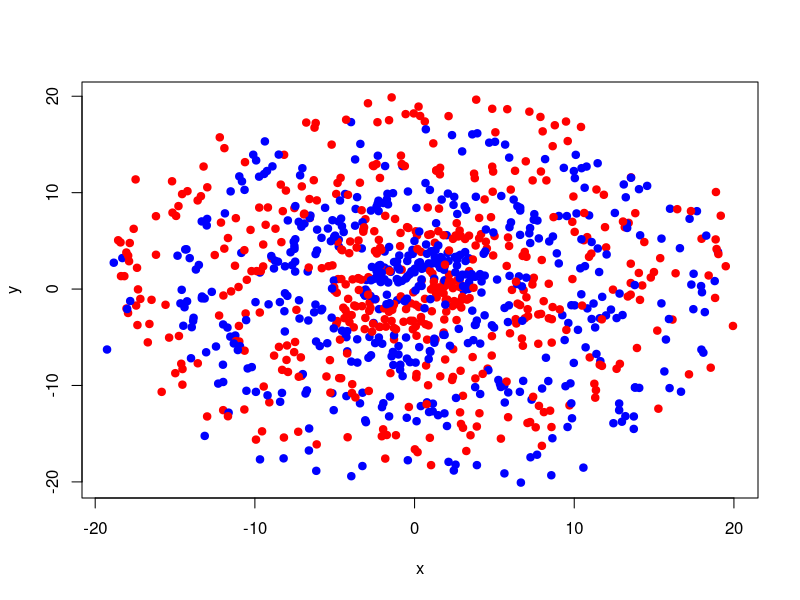
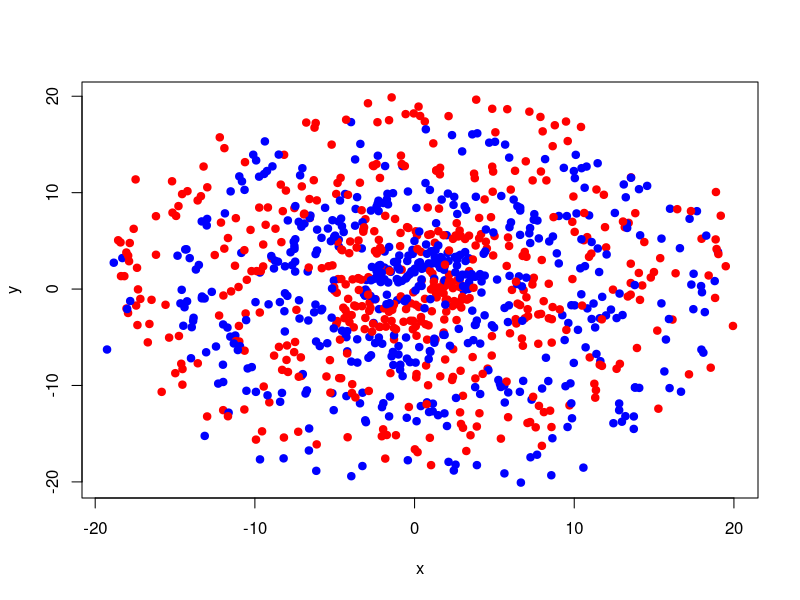
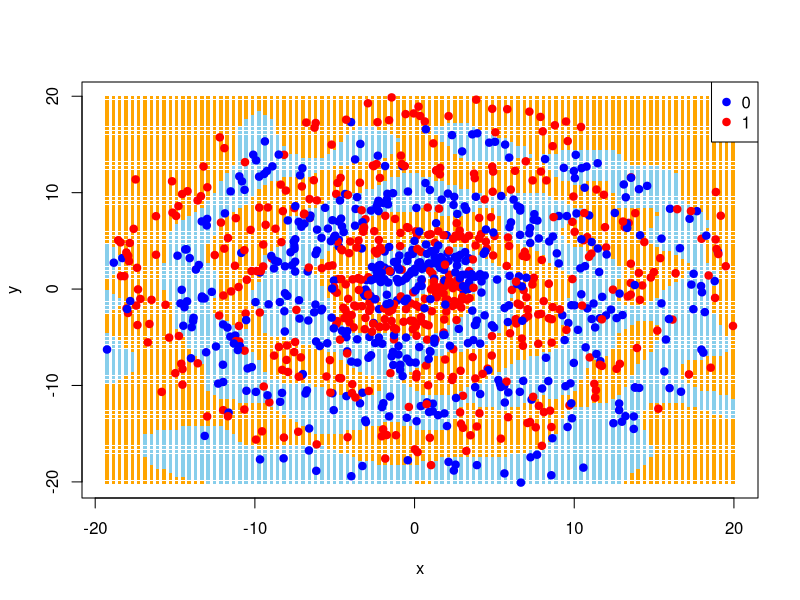
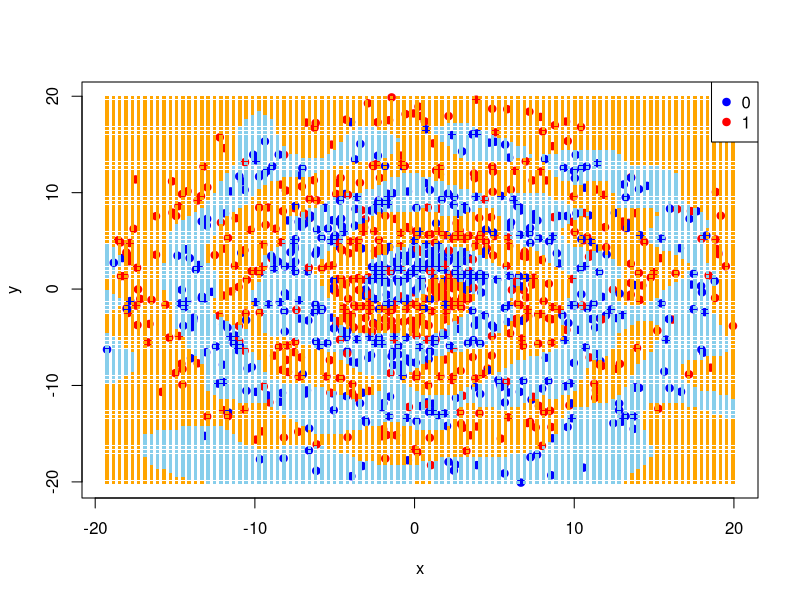
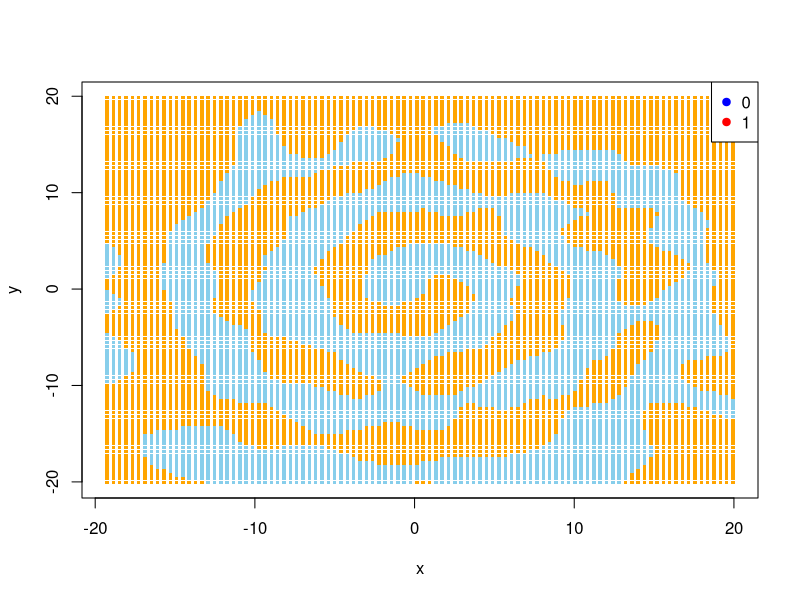
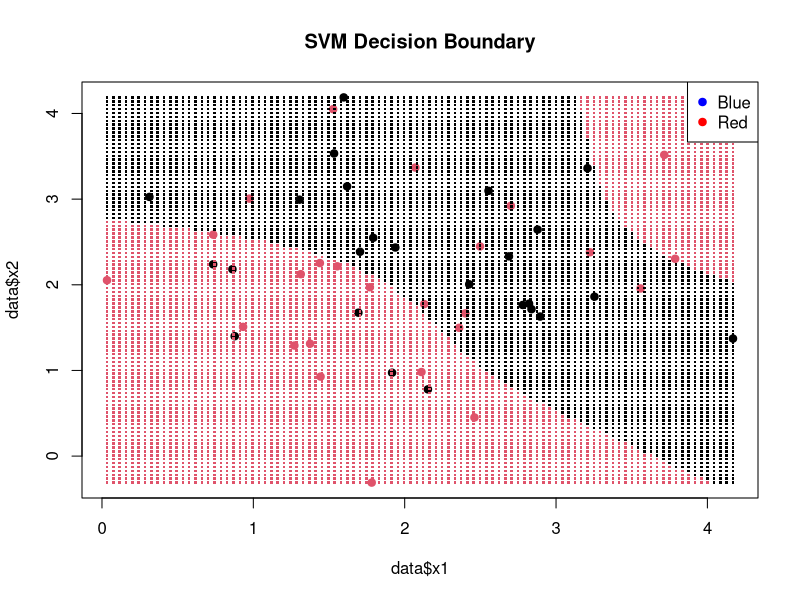

The R script that drew these images, in order:
## ---- chunk 1
print("Hello world!")
## ---- chunk 2
set.seed(123)
n <- 1000
for (i in 1:10) {
  r <- runif(n, 1, 6 * pi + 1)
  theta <- runif(n, 0, 2 * pi)
}
# Make a sample classification n observations long
class <- sample(c(0, 1), n, replace = TRUE)
# Now fill the classification vector with the correct values
for (j in 1:n) {
  if ((r[j] + theta[j]) %% (2 * pi) < pi) {
    class[j] <- 1
  } else {
    class[j] <- 0
  }
}

# Create a data frame with the data
data <- data.frame(r, theta, class)
# Create a scatter plot of the data in x and y coordinates
data$color <- ifelse(data$class == 1, "red", "blue")
data$x <- data$r * cos(data$theta)
data$y <- data$r * sin(data$theta)

# Now offset the data a bit so there is some overlap
for (j in 1:n) {
  r <- runif(1, 0, 2)
  theta <- runif(1, 0, 2 * pi)
  # Convert to x and y coordinates
  data$x[j] <- data$x[j] + r * cos(theta)
  data$y[j] <- data$y[j] + r * sin(theta)
  # Convert the new x and y coordinates back to r and theta
  data$r[j] <- sqrt(data$x[j]^2 + data$y[j]^2)
  data$theta[j] <- atan2(data$y[j], data$x[j])
}
## ---- chunk 3
# Plot the data in the x and y coordinates
plot(data$x, data$y, col = data$color, pch = 19, xlab = "x", ylab = "y")

# Plot the data in polar coordinates
# plot(data$r, data$theta, col = data$color, pch = 19, xlab = "r", ylab = "theta")

# Plot r*theta vs. r^2 * theta^2
# plot(data$r + data$theta, data$r * data$theta, col = data$color, pch = 19, xlab = "r*theta", ylab = "r^2 * theta^2")
## ---- chunk 4
# Load the required svm library
library(e1071)
library(caret)

# Convert class to a factor
data$class <- as.factor(data$class)

# Create a data frame with only the class and the x and y coordinates
data2 <- data.frame(class = data$class, x = data$x, y = data$y)
data2$class <- as.factor(data2$class)

# Use a radial basis function kernel to classify the data with the SVM function
svmfit <- svm(class ~ ., data = data2, kernel = "radial", cost = 10, gamma = 10)

print(svmfit)

# Create a confusion matrix to evaluate the SVM model
confusionMatrix(predict(svmfit, data2), data2$class)
## ---- chunk 5
# Define colors for data points
point_colors <- c("blue", "red")

# Define colors for decision boundary
boundary_colors <- c("skyblue", "orange")

# Plot the data points
plot(data2$x, data2$y, col = point_colors[data2$class], pch = 19, xlab = "x", ylab = "y")

# Plot the decision boundary
x1_grid <- seq(min(data2$x), max(data2$x), length.out = 100)
x2_grid <- seq(min(data2$y), max(data2$y), length.out = 100)
grid <- expand.grid(x = x1_grid, y = x2_grid)

predicted_labels <- predict(svmfit, newdata = grid)

plot(grid$x, grid$y, col = boundary_colors[predicted_labels], pch = ".", cex = 3.5, xlab = "x", ylab = "y")

# Plot the data points
points(data2$x, data2$y, col = point_colors[data2$class], pch = 19)
legend("topright", legend = levels(data2$class), col = point_colors, pch = 19)
## ---- chunk 6
# Plot the data points
plot(data2$x, data2$y, col = point_colors[data2$class], pch = 19, xlab = "x", ylab = "y")

# Plot the decision boundary
points(grid$x, grid$y, col = boundary_colors[predicted_labels], pch = ".", cex = 3.5)
legend("topright", legend = levels(data2$class), col = point_colors, pch = 19)
## ---- chunk 7
# Plot the decision boundary
plot(grid$x, grid$y, col = boundary_colors[predicted_labels], pch = ".", cex = 3.5, xlab = "x", ylab = "y")
legend("topright", legend = levels(data2$class), col = point_colors, pch = 19)
## ---- chunk 8
print("")

# Create a toy dataset
set.seed(123)
data <- data.frame(
  x1 = rnorm(50, mean = 2),
  x2 = rnorm(50, mean = 2),
  label = c(rep("Red", 25), rep("Blue", 25)) |> as.factor()
)

# Train an SVM
svm_model <- svm(label ~ ., data = data, kernel = "radial")

# Create a grid of points for prediction
x1_grid <- seq(min(data$x1), max(data$x1), length.out = 100)
x2_grid <- seq(min(data$x2), max(data$x2), length.out = 100)
grid <- expand.grid(x1 = x1_grid, x2 = x2_grid)

# Predict class labels for the grid
predicted_labels <- predict(svm_model, newdata = grid)

# Plot the decision boundary
plot(data$x1, data$x2, col = factor(data$label), pch = 19, main = "SVM Decision Boundary")
points(grid$x1, grid$x2, col = factor(predicted_labels), pch = ".", cex = 2.5)
legend("topright", legend = levels(data$label), col = c("blue", "red"), pch = 19)
